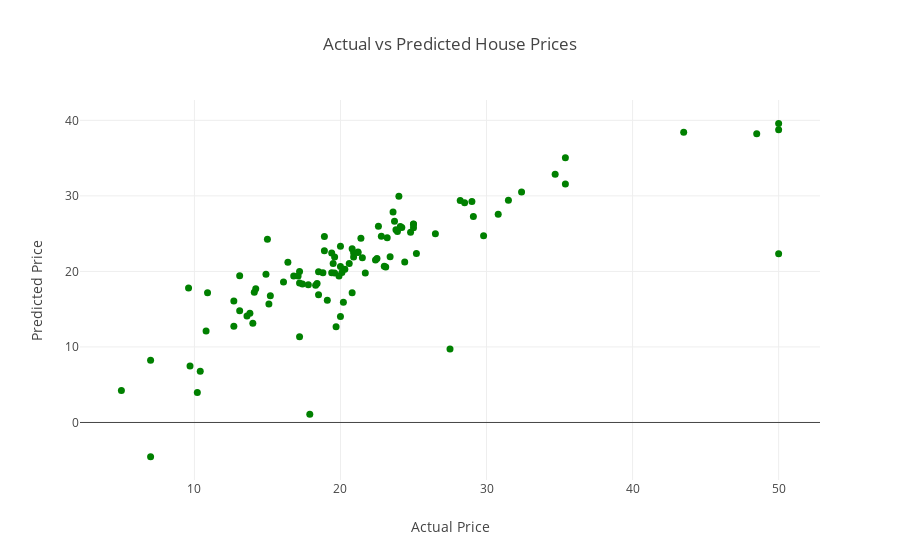

Notebook code for this chart:
### Markdown cell above
**A. Linear Regression Model**

### Code cell
# Separate Feature and Target
X = df[["LSTAT", "RM", "PTRATIO","INDUS", "TAX", "NOX", "RAD", "AGE", "CRIM", "ZN"]]
y = df["MEDV"]

# Feature Scaling
scaler = StandardScaler()
X_scaled = scaler.fit_transform(X)

# Split the Data into Training Data and Testing Data
X_train, X_test, y_train, y_test = train_test_split(X_scaled, y, test_size=0.2, random_state=42)

# Model Inisialization
modelA = LinearRegression()

# Model Training
modelA.fit(X_train, y_train)

# House Prices Prediction
y_pred = modelA.predict(X_test)

# Model Evaluation using Mean Squared Error and R-squared
mse = mean_squared_error(y_test, y_pred)
r2 = r2_score(y_test, y_pred)

print(f"Mean Squared Error: {mse}")
print(f"R-squared: {r2}")

# Visualisasi Actual vs Predicted
fig = px.scatter(x=y_test, y=y_pred, labels={'x': 'Actual Price', 'y': 'Predicted Price'},
                 title="Actual vs Predicted House Prices")
fig.update_traces(marker=dict(size=7, color='green'))
fig.show()

### Figure 1 — Plotly figure (JSON) as saved in the notebook; plotly's stock layout.template omitted (floating-point values rounded to 4 significant figures)
{"data": [{"hovertemplate": "Actual Price=%{x}<br>Predicted Price=%{y}<extra></extra>", "legendgroup": "", "marker": {"color": "green", "size": 7, "symbol": "circle"}, "mode": "markers", "name": "", "orientation": "v", "showlegend": false, "type": "scatter", "x": [23.6, 32.4, 13.6, 22.8, 16.1, 20, 17.8, 14, 19.6, 16.8, 21.5, 18.9, 7, 21.2, 18.5, 29.8, 18.8, 10.2, 50, 14.1, 25.2, 29.1, 12.7, 22.4, 14.2, 13.8, 20.3, 14.9, 21.7, 18.3, 23.1, 23.8, 15, 20.8, 19.1, 19.4, 34.7, 19.5, 24.4, 23.4, 19.7, 28.2, 50, 17.4, 22.6, 15.1, 13.1, 24.2, 19.9, 24, 18.9, 35.4, 15.2, 26.5, 43.5, 21.2, 18.4, 28.5, 23.9, 18.5, 25, 35.4, 31.5, 20.2, 24.1, 20, 13.1, 24.8, 30.8, 12.7, 20, 23.7, 10.8, 20.6, 20.8, 5, 20.1, 48.5, 10.9, 7, 20.9, 17.2, 20.9, 9.7, 19.4, 29, 16.4, 25, 25, 17.1, 23.2, 10.4, 19.6, 17.2, 27.5, 23, 50, 17.9, 9.6, 17.2, 22.5, 21.4], "xaxis": "x", "y": [27.86, 30.5, 14.09, 24.64, 18.61, 23.32, 18.24, 13.15, 21.91, 19.4, 21.81, 22.75, -4.523, 22.57, 19.97, 24.73, 19.83, 3.972, 38.76, 17.24, 22.36, 27.26, 12.72, 21.52, 17.71, 14.46, 20.28, 19.61, 19.77, 18.17, 20.59, 25.52, 24.26, 17.18, 16.19, 19.84, 32.88, 21.05, 21.23, 21.94, 12.66, 29.39, 39.6, 18.34, 25.98, 15.69, 14.79, 25.81, 19.39, 29.96, 24.64, 35.05, 16.78, 24.98, 38.43, 22.49, 18.41, 29.09, 25.28, 16.92, 26.27, 31.58, 29.43, 15.93, 25.96, 14.03, 19.42, 25.2, 27.56, 16.1, 20.64, 26.65, 12.12, 21.06, 22.99, 4.227, 19.85, 38.24, 17.19, 8.251, 21.9, 11.33, 22.47, 7.48, 22.44, 29.26, 21.22, 25.78, 26.24, 19.4, 24.47, 6.765, 19.8, 19.99, 9.726, 20.67, 22.32, 1.1, 17.81, 18.46, 21.72, 24.38], "yaxis": "y"}], "layout": {"legend": {"tracegroupgap": 0}, "title": {"text": "Actual vs Predicted House Prices"}, "xaxis": {"anchor": "y", "domain": [0, 1], "title": {"text": "Actual Price"}}, "yaxis": {"anchor": "x", "domain": [0, 1], "title": {"text": "Predicted Price"}}}}
